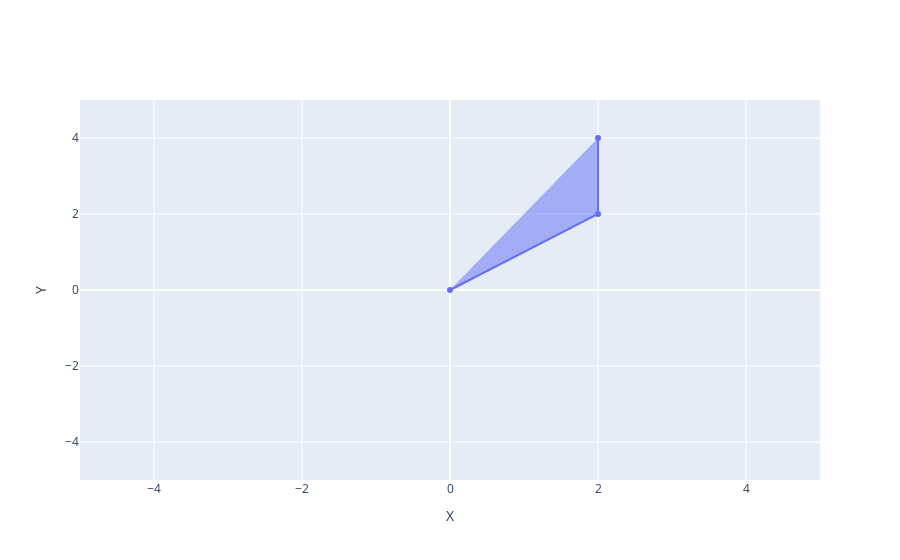

The notebook cell this image was saved under:
### Code cell
fig = go.Figure(go.Scatter(x=M[0,:], y=M[1,:], fill="toself"), layout_yaxis_range=[-5,5], layout_xaxis_range=[-5,5])
fig.update_layout(xaxis_title="X", yaxis_title="Y")
fig.show()

### Figure 1 — Plotly figure (JSON) as saved in the notebook; plotly's stock layout.template omitted (floating-point values rounded to 4 significant figures)
{"data": [{"fill": "toself", "type": "scatter", "x": [0, 2, 2], "y": [0, 2, 4]}], "layout": {"autosize": true, "xaxis": {"range": [-5, 5], "title": {"text": "X"}, "type": "linear"}, "yaxis": {"range": [-5, 5], "title": {"text": "Y"}, "type": "linear"}}}
